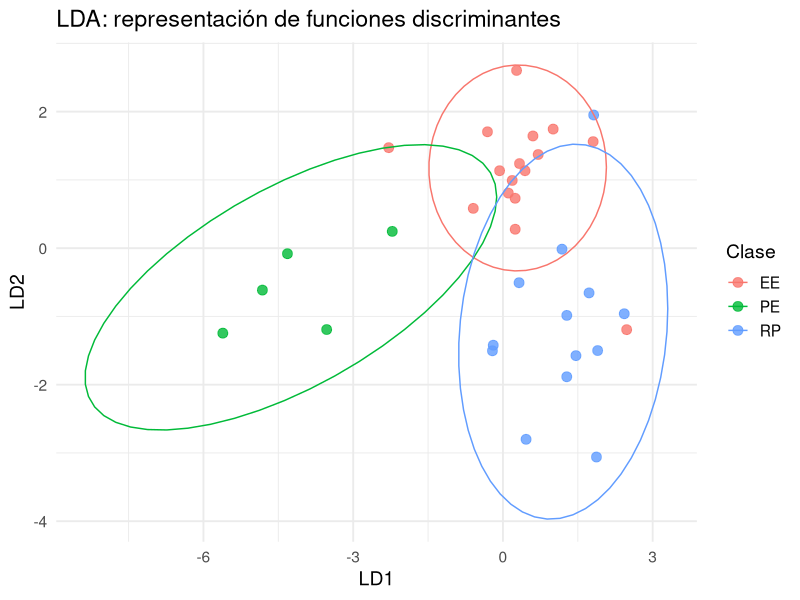
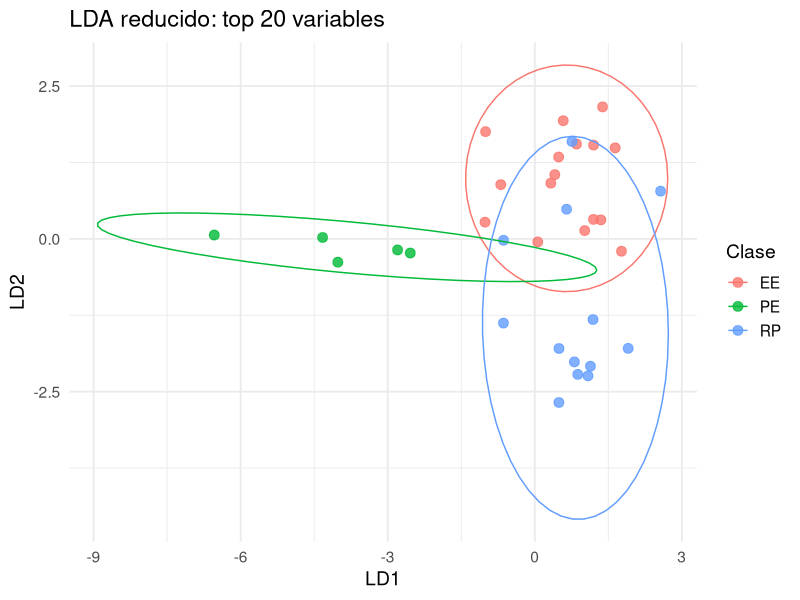
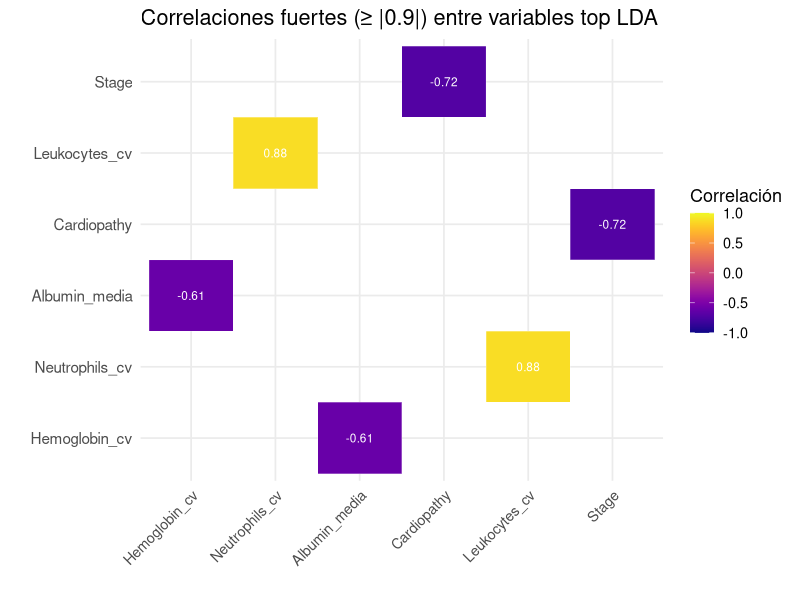

The R script that drew these images, in order:
## ---- chunk 1
knitr::opts_chunk$set(echo = TRUE)
## ---- chunk 2
# Cargar librerías necesarias
library(openxlsx)
library(dplyr)
library(caret)
library(MASS)

## ---- chunk 3
# Cargar datos desde Excel
data <- read.xlsx("datos_PCA.xlsx")

# Convertir variable respuesta a factor
data$X1ª_eval <- as.factor(data$X1ª_eval)

# Eliminar variables de respuesta no deseadas
X <- data[, !(names(data) %in% c("X1ª_eval", "Mejor_resp"))]

# Quedarnos solo con variables numéricas
X <- X[, sapply(X, is.numeric)]

# Combinar con Y
df_lda <- data.frame(Y = data$X1ª_eval, X)
## ---- chunk 4
set.seed(123)

train_control <- trainControl(
  method = "LOOCV",        # Leave-One-Out CV
  classProbs = TRUE,       # Activar probabilidades
  savePredictions = "final"
)

modelo_lda <- train(
  Y ~ ., 
  data = df_lda,
  method = "lda",
  trControl = train_control
)
## ---- chunk 5
# Resumen de métricas
print(modelo_lda)

# Matriz de confusión
confusionMatrix(modelo_lda$pred$pred, modelo_lda$pred$obs)
## ---- chunk 6
# Entrenar LDA manualmente para obtener los scores
modelo_lda_manual <- lda(Y ~ ., data = df_lda)

# Proyectar los datos en las funciones discriminantes
lda_pred <- predict(modelo_lda_manual)

# Crear data.frame con los scores
lda_scores <- data.frame(
  LD1 = lda_pred$x[,1],
  LD2 = lda_pred$x[,2],
  Clase = df_lda$Y
)

# Plot
library(ggplot2)

ggplot(lda_scores, aes(x = LD1, y = LD2, color = Clase)) +
  geom_point(size = 3, alpha = 0.8) +
  stat_ellipse() +
  theme_minimal(base_size = 14) +
  labs(title = "LDA: representación de funciones discriminantes",
       x = "LD1", y = "LD2")
## ---- chunk 7
# Coeficientes de las funciones discriminantes
coef_lda <- as.data.frame(modelo_lda_manual$scaling)
coef_lda$variable <- rownames(coef_lda)
coef_lda <- coef_lda[order(abs(coef_lda$LD1), decreasing = TRUE), ]
head(coef_lda, 20)  # Top 20
## ---- chunk 8
# Coeficientes ordenados por importancia en LD1
coef_lda <- as.data.frame(modelo_lda_manual$scaling)
coef_lda$variable <- rownames(coef_lda)

# Ordenar por contribución absoluta a LD1
coef_lda <- coef_lda[order(abs(coef_lda$LD1), decreasing = TRUE), ]

# Seleccionar las top 20 variables
top_vars_lda <- head(coef_lda$variable, 20)

# Preparar nuevo data.frame con Y + top 20 variables
df_lda_top <- data.frame(Y = data$X1ª_eval, data[, top_vars_lda])
## ---- chunk 9
set.seed(123)

train_control <- trainControl(
  method = "LOOCV",
  classProbs = TRUE,
  savePredictions = "final"
)

modelo_lda_top <- train(
  Y ~ ., 
  data = df_lda_top,
  method = "lda",
  trControl = train_control
)
## ---- chunk 10
# Métricas de rendimiento
print(modelo_lda_top)

# Matriz de confusión
confusionMatrix(modelo_lda_top$pred$pred, modelo_lda_top$pred$obs)
## ---- chunk 11
# Entrenar LDA manual con solo top vars
modelo_lda_top_manual <- lda(Y ~ ., data = df_lda_top)

# Proyectar en funciones discriminantes
lda_pred_top <- predict(modelo_lda_top_manual)

lda_scores_top <- data.frame(
  LD1 = lda_pred_top$x[,1],
  LD2 = lda_pred_top$x[,2],
  Clase = df_lda_top$Y
)

# Plot
ggplot(lda_scores_top, aes(x = LD1, y = LD2, color = Clase)) +
  geom_point(size = 3, alpha = 0.8) +
  stat_ellipse() +
  theme_minimal(base_size = 14) +
  labs(title = "LDA reducido: top 20 variables",
       x = "LD1", y = "LD2")
## ---- chunk 12
# Librerías
library(ggplot2)
library(reshape2)
library(viridis)

coef_lda <- as.data.frame(modelo_lda_manual$scaling)
coef_lda$variable <- rownames(coef_lda)
coef_lda <- coef_lda[order(abs(coef_lda$LD1), decreasing = TRUE), ]
top_vars <- head(coef_lda$variable, 20)
X_top <- data[, top_vars]
# Matriz de correlación
corr_matrix <- cor(X_top, use = "pairwise.complete.obs")

# Convertir a formato largo
corr_df <- melt(corr_matrix)

# Filtrar correlaciones altas y quitar la diagonal
corr_df_fuerte <- subset(corr_df, abs(value) >= 0.6 & Var1 != Var2)

# Gráfico con valores de correlación
ggplot(corr_df_fuerte, aes(x = Var1, y = Var2, fill = value)) +
  geom_tile(color = "white") +
  geom_text(aes(label = round(value, 2)), size = 3, color = "white") +  # ← etiquetas
  scale_fill_viridis(option = "C", limits = c(-1, 1)) +
  theme_minimal(base_size = 13) +
  theme(axis.text.x = element_text(angle = 45, hjust = 1),
        axis.text.y = element_text(size = 11)) +
  labs(title = "Correlaciones fuertes (≥ |0.9|) entre variables top LDA",
       x = "", y = "", fill = "Correlación")
## ---- chunk 13
# Cargar librerías necesarias
library(caret)
library(MASS)

# Crear nuevo dataset sin variables colineales
vars_a_eliminar <- c("Leukocytes_cv", "Stage", "Albumin_media")

# X: seleccionamos todas las variables numéricas menos las eliminadas y variables respuesta
X_filtrado <- data[, !(names(data) %in% c("X1ª_eval", "Mejor_resp", vars_a_eliminar))]
X_filtrado <- X_filtrado[, sapply(X_filtrado, is.numeric)]

# Y: variable respuesta
Y <- as.factor(data$`X1ª_eval`)

# Construimos data.frame final
df_lda_final <- data.frame(Y, X_filtrado)

# Entrenamiento del modelo LDA con validación cruzada Leave-One-Out
set.seed(123)

modelo_lda_final <- train(
  Y ~ .,
  data = df_lda_final,
  method = "lda",
  trControl = trainControl(
    method = "LOOCV",
    classProbs = TRUE,
    savePredictions = "final"
  )
)

# Resultados
print(modelo_lda_final)
confusionMatrix(modelo_lda_final$pred$pred, modelo_lda_final$pred$obs)
## ---- chunk 14
library(openxlsx)

# Cargar las variables VIP > 1 desde Excel
vip_vars <- read.xlsx("VIP_mayor_1.xlsx")

# Extraer nombres de variables
vip_names <- vip_vars$variable

# Preparar los datos con solo esas variables
X_vip <- data[, vip_names]
Y <- as.factor(data$X1ª_eval)
df_vip <- data.frame(Y, X_vip)

library(caret)

set.seed(123)

modelo_lda_vip <- train(
  Y ~ ., 
  data = df_vip,
  method = "lda",
  trControl = trainControl(method = "LOOCV", classProbs = TRUE, savePredictions = "final")
)

# Evaluar resultados
print(modelo_lda_vip)
confusionMatrix(modelo_lda_vip$pred$pred, modelo_lda_vip$pred$obs)
